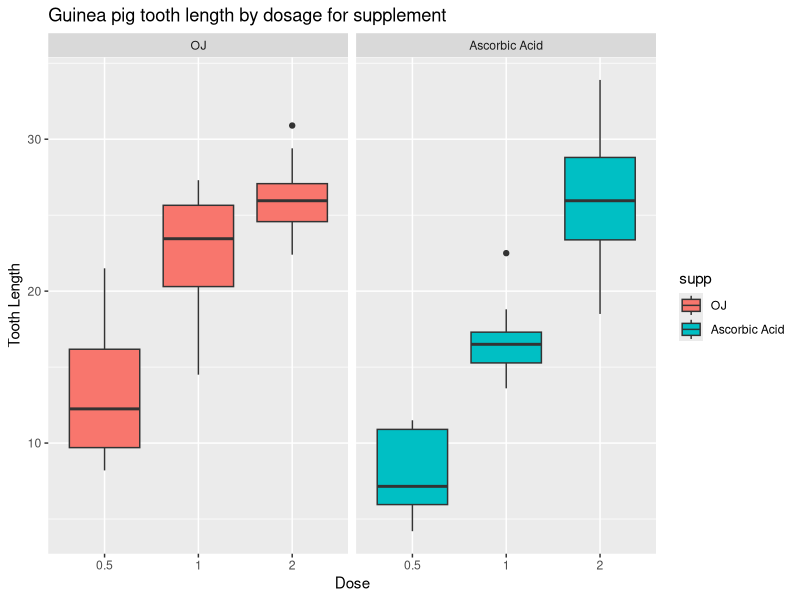

Generate this figure with R: (Note: this script raises an error after producing the figure.)
## ---- chunk 1
knitr::opts_chunk$set(echo = TRUE)
## ---- chunk 2
library(datasets)
data(ToothGrowth)
## ---- chunk 3
str(ToothGrowth)
head(ToothGrowth)
tail(ToothGrowth)
summary(ToothGrowth)
## ---- chunk 4
levels(ToothGrowth$supp) <- c("OJ", "Ascorbic Acid")
library(ggplot2)
ggplot(ToothGrowth, aes(x=factor(dose), y=len)) + 
  facet_grid(.~supp) +
  geom_boxplot(aes(fill = supp)) +
  labs(title="Guinea pig tooth length by dosage for supplement", 
       x="Dose",
       y="Tooth Length")
## ---- chunk 5
hypothesis_1 <-t.test(len ~ supp, data = ToothGrowth)
hypothesis_1
hypothesis_1$conf.int
hypothesis_1$p.value
## ---- chunk 6
hypothesis_2<-t.test(len ~ supp, data = subset(t, dose == .5))
hypothesis_2
hypothesis_2$conf.int
hypothesis_2$p.value
## ---- chunk 7
hypothesis_3<-t.test(len ~ supp, data = subset(t, dose == 1))
hypothesis_3
hypothesis_3$conf.int
hypothesis_3$p.value
## ---- chunk 8
hypothesis_4<-t.test(len ~ supp, data = subset(t, dose == 2))
hypothesis_4
hypothesis_4$conf.int
hypothesis_4$p.value
